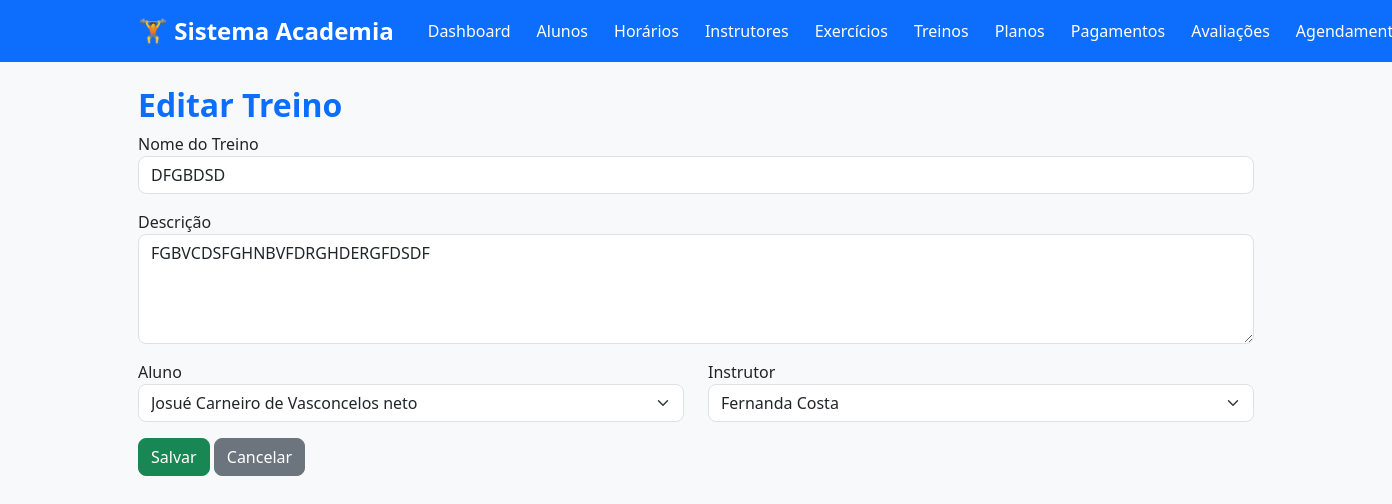
/treinos/editar/2 (signed in), run on the app's committed database.
### tables this page shows
CREATE TABLE treinos (
        id INTEGER PRIMARY KEY AUTOINCREMENT,
        nome TEXT NOT NULL,
        descricao TEXT,
        aluno_id INTEGER NOT NULL,
        instrutor_id INTEGER NOT NULL,

        FOREIGN KEY (aluno_id)
            REFERENCES alunos(id)
            ON DELETE CASCADE,

        FOREIGN KEY (instrutor_id)
            REFERENCES instrutores(id)
            ON DELETE CASCADE
    );

CREATE TABLE alunos (
        id INTEGER PRIMARY KEY AUTOINCREMENT,
        nome TEXT NOT NULL,
        email TEXT NOT NULL UNIQUE,
        telefone TEXT,
        matricula TEXT NOT NULL UNIQUE,
        peso REAL,
        altura REAL
    );

CREATE TABLE instrutores (
        id INTEGER PRIMARY KEY AUTOINCREMENT,
        nome TEXT NOT NULL,
        email TEXT NOT NULL UNIQUE,
        telefone TEXT,
        cref TEXT NOT NULL UNIQUE,
        especialidade TEXT
    );

### app.py (the view, shortened to what this page needs)
@app.route("/treinos/editar/<int:id>", methods=["GET", "POST"])
@login_required
def editar_treino(id):
    treino = database.buscar_treino(id)
    if not treino:
        flash(
            "Treino não encontrado.",
            "warning"
        )
        return redirect(url_for("listar_treinos"))
    alunos = database.listar_alunos()
    instrutores = database.listar_instrutores()
    return render_template(
        "treinos/form.html",
        treino=treino,
        alunos=alunos,
        instrutores=instrutores
    )

### app.py (called while the page is built)
def login_required(func):
    @wraps(func)
    def wrapper(*args, **kwargs):
        if "usuario" not in session:
            flash(
                "Faça login para acessar o sistema.",
                "warning"
            )
            return redirect(url_for("login"))
        return func(*args, **kwargs)
    return wrapper

### database.py (called while the page is built)
def conectar():
    conexao = sqlite3.connect(DB_PATH)
    conexao.row_factory = sqlite3.Row
    conexao.execute("PRAGMA foreign_keys = ON")
    return conexao

def executar(sql, parametros=(), fetch=False, fetchone=False):
    conexao = conectar()
    try:
        cursor = conexao.cursor()
        cursor.execute(sql, parametros)
        conexao.commit()
        if fetchone:
            return cursor.fetchone()
        if fetch:
            return cursor.fetchall()
        return True
    except sqlite3.Error as erro:
        print(f"Erro no banco de dados: {erro}")
        return None
    finally:
        conexao.close()

def listar_alunos():
    sql = """
        SELECT *
        FROM alunos
        ORDER BY nome
    """
    return executar(sql, fetch=True)

def listar_instrutores():
    sql = """
        SELECT *
        FROM instrutores
        ORDER BY nome
    """
    return executar(sql, fetch=True)

def buscar_treino(id):
    sql = """

        SELECT *

        FROM treinos

        WHERE id=?

    """
    return executar(sql, (id,), fetchone=True)

### templates/treinos/form.html
{% extends "base.html" %}
{% block conteudo %}
<h2>
{% if treino %}
Editar Treino
{% else %}
Novo Treino
{% endif %}
</h2>
<form method="POST">
<div class="mb-3">
<label>Nome do Treino</label>
<input
type="text"
name="nome"
class="form-control"
value="{{ treino.nome if treino else '' }}"
required>
</div>
<div class="mb-3">
<label>Descrição</label>
<textarea
name="descricao"
class="form-control"
rows="4">{{ treino.descricao if treino else '' }}</textarea>
</div>
<div class="row">
<div class="col-md-6 mb-3">
<label>Aluno</label>
<select
name="aluno_id"
class="form-select"
required>
{% for aluno in alunos %}
<option
value="{{ aluno.id }}"
{% if treino and treino.aluno_id==aluno.id %}
selected
{% endif %}>
{{ aluno.nome }}
</option>
{% endfor %}
</select>
</div>
<div class="col-md-6 mb-3">
<label>Instrutor</label>
<select
name="instrutor_id"
class="form-select"
required>
{% for instrutor in instrutores %}
<option
value="{{ instrutor.id }}"
{% if treino and treino.instrutor_id==instrutor.id %}
selected
{% endif %}>
{{ instrutor.nome }}
</option>
{% endfor %}
</select>
</div>
</div>
<button class="btn btn-success">
Salvar
</button>
<a
href="{{ url_for('listar_treinos') }}"
class="btn btn-secondary">
Cancelar
</a>
</form>
{% endblock %}

### templates/static/css/style.css (style rules this page uses)
body { background:#f4f6f9; font-family:Segoe UI,Tahoma,Geneva,Verdana,sans-serif; }
h1,h2,h3 { color:#0d6efd; font-weight:bold; }
.btn { border-radius:8px; }
.btn-success { background:#198754; }
.form-control, .form-select { border-radius:8px; }

### data on the page
treinos: nome "DFGBDSD", descricao "FGBVCDSFGHNBVFDRGHDERGFDSDF", aluno_id "Josué Carneiro de Vasconcelos neto", instrutor_id "Fernanda Costa"
